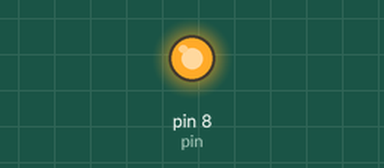
The sketch below on a simulated Arduino Uno, built with avr-gcc and run on an emulated ATmega328P. Parts: output pins drawn as LEDs (lit = HIGH).

Above: at 0.8 s.
At 14.1 s:
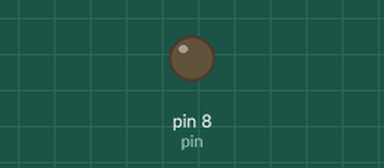
Timing chart, 0 to 31.5 s (numbered marks = the images above):
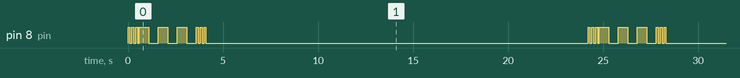

The sketch:

lession1.ino
```cpp
int pin = 8;
int longW = 2000;
int dit = 100;
int dak = 500;


void setup() {
  // put your setup code here, to run once:
  pinMode(pin,OUTPUT);
}

// void blink(int n){
//   int i ;
//   for(i = 0; i<= n; i++){

//   }
// }

void loop() {
  // put your main code here, to run repeatedly:
  digitalWrite(pin,HIGH);
  delay(dit);
  digitalWrite(pin,LOW);
  delay(dit);

  digitalWrite(pin,HIGH);
  delay(dit);
  digitalWrite(pin,LOW);
  delay(dit);

  digitalWrite(pin,HIGH);
  delay(dit);
  digitalWrite(pin,LOW);
  delay(dit);

  digitalWrite(pin,HIGH);
  delay(dak);
  digitalWrite(pin,LOW);
  delay(dak);

  digitalWrite(pin,HIGH);
  delay(dak);
  digitalWrite(pin,LOW);
  delay(dak);

  digitalWrite(pin,HIGH);
  delay(dak);
  digitalWrite(pin,LOW);
  delay(dak);

    digitalWrite(pin,HIGH);
  delay(dit);
  digitalWrite(pin,LOW);
  delay(dit);

  digitalWrite(pin,HIGH);
  delay(dit);
  digitalWrite(pin,LOW);
  delay(dit);

  digitalWrite(pin,HIGH);
  delay(dit);
  digitalWrite(pin,LOW);
  delay(dit);


  delay(20000);
}
```

Measured:
- by itself, pin 8 (pin): repeats every 24.2 s: 2 × (LOW 0.10 s, HIGH 0.10 s), LOW 0.10 s, 3 × (HIGH 0.50 s, LOW 0.50 s), 2 × (HIGH 0.10 s, LOW 0.10 s), HIGH 0.10 s, LOW 20.1 s, HIGH 0.10 s
- by itself, everything shown: repeats every 24.2 s, in 18 steps
